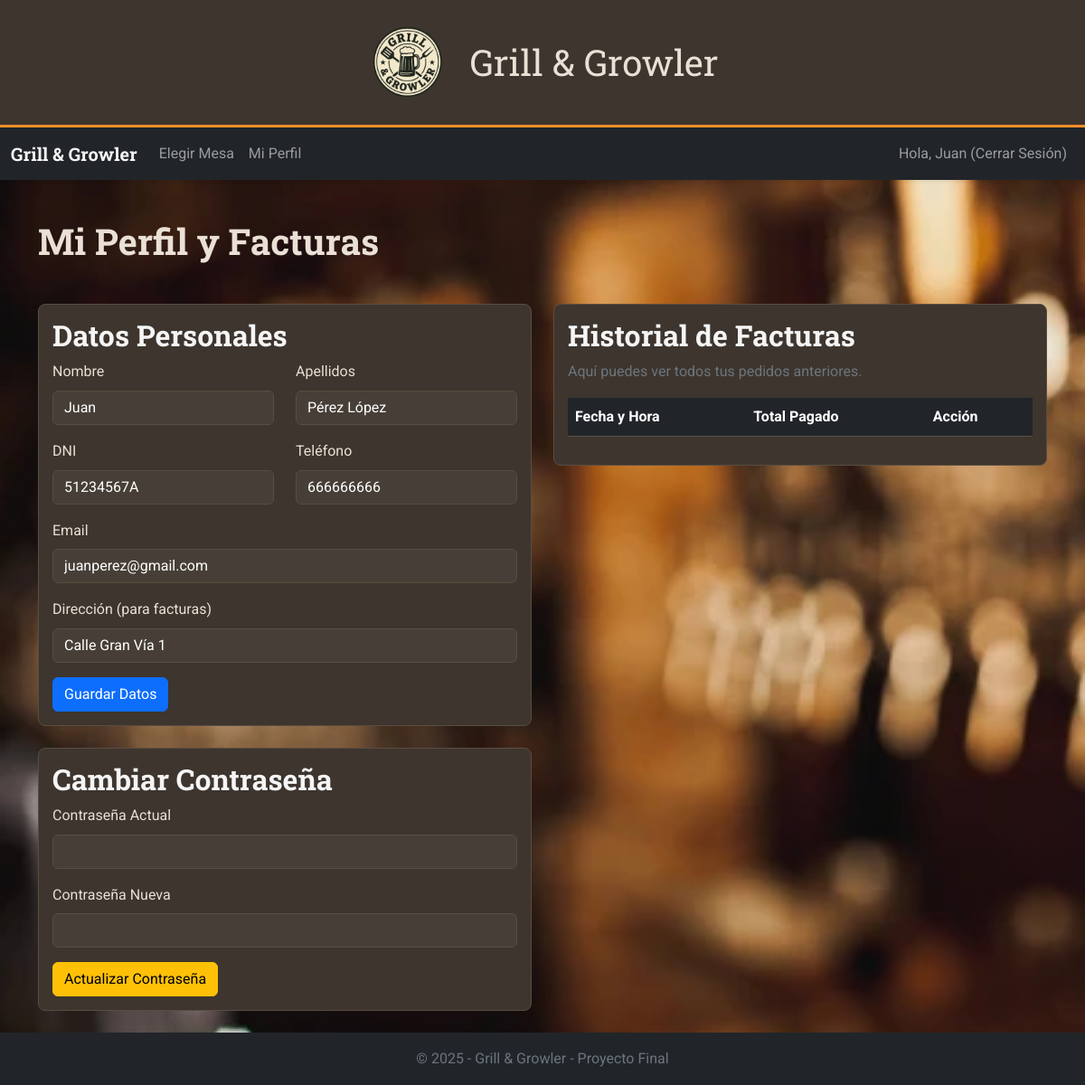
The page /Bootstrap/cliente/perfil.php (signed in) on the database as committed earlier.
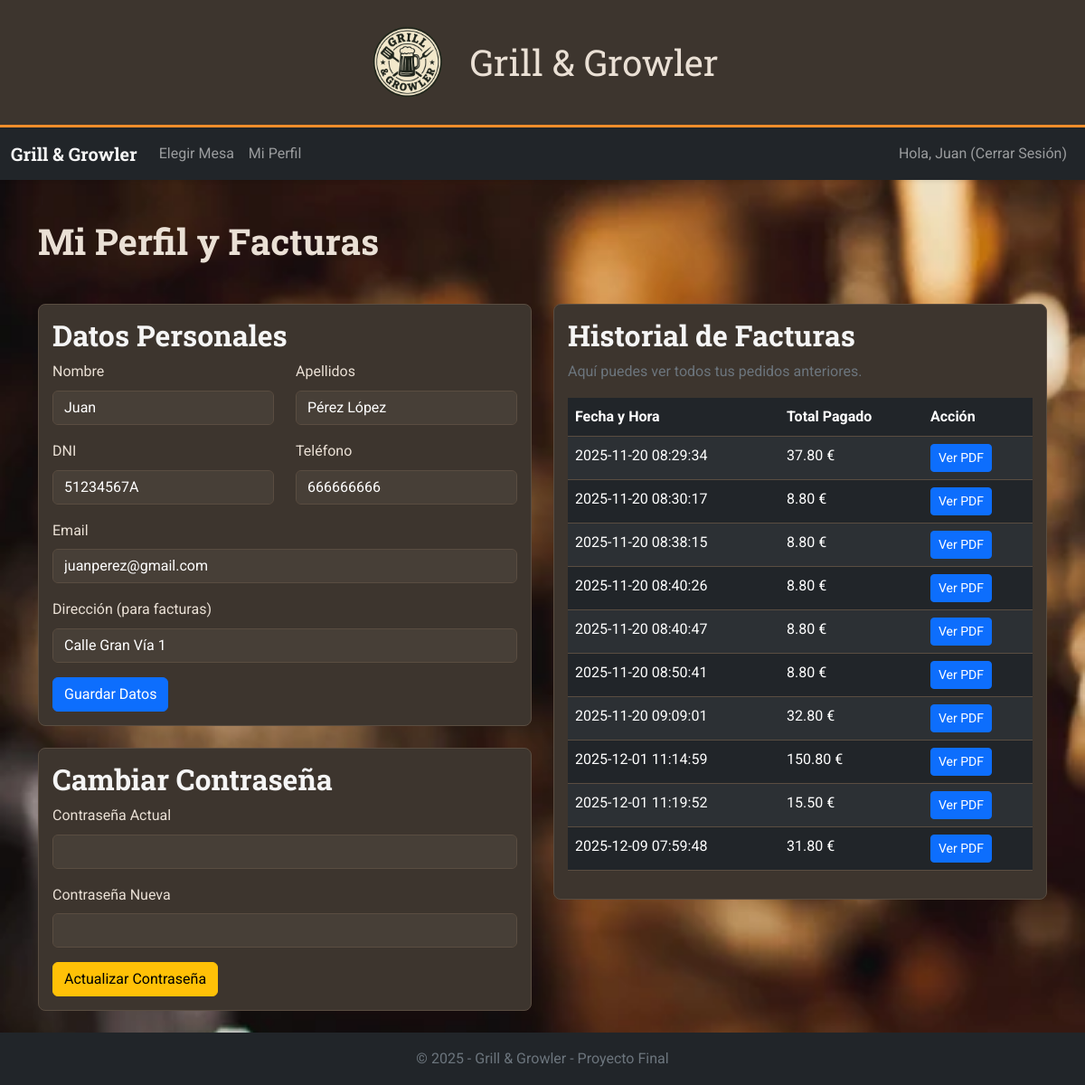
The same page on the database as committed later.
### tables this page shows
CREATE TABLE `usuarios` (
  `dni` varchar(10) NOT NULL,
  `nombre` varchar(50) NOT NULL,
  `apellidos` varchar(50) NOT NULL,
  `telefono` varchar(50) NOT NULL,
  `direccion` varchar(50) NOT NULL,
  `email` varchar(50) NOT NULL,
  `passwd` varchar(50) NOT NULL,
  `rol` int(11) NOT NULL COMMENT '1-encargado\r\n2-empleado\r\n3-cliente',
  `estado` tinyint(1) NOT NULL
);

CREATE TABLE `pedidos` (
  `idped` int(11) NOT NULL,
  `fechaHora` timestamp NOT NULL DEFAULT current_timestamp() ON UPDATE current_timestamp(),
  `usuario` varchar(10) NOT NULL,
  `estado` tinyint(1) NOT NULL COMMENT '0 - pendiente\r\n1- pagado',
  `idm` int(11) NOT NULL
);

### Bootstrap/cliente/perfil.php (the view, shortened to what this page needs)
<!DOCTYPE html>
<html lang="es">
<head>
    <link rel="stylesheet" href="../css/bootstrap.min.css">
    <link rel="stylesheet" href="../css/style.css">
</head>
<body class="d-flex flex-column min-vh-100">
    <?php
    include('../includes/header.php');
    if (isset($_SESSION['mesa_id'])) {
        include 'navbar_cliente.php';
    } else {
        include 'navbar_mesas.php';
    }
    include("../includes/conexion.php");
    $dni = $_SESSION['dni'];
    $consulta_datos = "SELECT * FROM usuarios WHERE dni = '$dni'";
    $result = mysqli_query($conn, $consulta_datos);
    $row = mysqli_fetch_array($result);
    $nombre = $row['nombre'];
    $apellidos = $row['apellidos'];
    $telefono = $row['telefono'];
    $direccion = $row['direccion'];
    $email = $row['email'];
    ?>
    <main class="container mt-4 flex-grow-1">
        <h1 class="titulo">Mi Perfil y Facturas</h1>
        <div class="row">
            <div class="col-lg-6">
                <div class="caja mb-4">
                    <h2>Datos Personales</h2>
                    <form action="actualizarDatos.php" method="POST">
                        <div class="row">
                            <div class="col-md-6 mb-3">
                                <label for="nombre" class="form-label">Nombre</label>
                                <input type="text" class="form-control" id="nombre" name="nombre" value="<?php if (isset($nombre)) echo $nombre; ?>">
                            </div>
                            <div class="col-md-6 mb-3">
                                <label for="apellidos" class="form-label">Apellidos</label>
                                <input type="text" class="form-control" id="apellidos" name="apellidos" value="<?php if (isset($apellidos)) echo $apellidos; ?>">
                            </div>
                        </div>
                        <div class="row">
                            <div class="col-md-6 mb-3">
                                <label for="dni" class="form-label">DNI</label>
                                <input type="text" class="form-control" id="dni" name="dni" value="<?php if (isset($dni)) echo $dni; ?>" maxlength="9" readonly>
                            </div>
                            <div class="col-md-6 mb-3">
                                <label for="telefono" class="form-label">Teléfono</label>
                                <input type="tel" class="form-control" id="telefono" name="telefono" value="<?php if (isset($telefono)) echo $telefono; ?>" maxlength="9">
                            </div>
                        </div>
                        <div class="mb-3">
                            <label for="email" class="form-label">Email</label>
                            <input type="email" class="form-control" id="email" name="email" value="<?php if (isset($email)) echo $email; ?>">
                        </div>
                        <div class="mb-3">
                            <label for="direccion" class="form-label">Dirección (para facturas)</label>
                            <input type="text" class="form-control" id="direccion" name="direccion" value="<?php if (isset($direccion)) echo $direccion; ?>">
                        </div>
                        <button type="submit" name="guardar_datos" class="btn btn-primary">Guardar Datos</button>
                    </form>
                </div>
                <div class="caja mb-4">
                    <h2>Cambiar Contraseña</h2>
                    <form action="actualizarDatos.php" method="POST">
                        <div class="mb-3">
                            <label for="pass_actual" class="form-label">Contraseña Actual</label>
                            <input type="password" class="form-control" id="pass_actual" name="pass_actual" required>
                        </div>
                        <div class="mb-3">
                            <label for="pass_nueva" class="form-label">Contraseña Nueva</label>
                            <input type="password" class="form-control" id="pass_nueva" name="pass_nueva" required>
                        </div>
                        <button type="submit" name="cambiar_pass" class="btn btn-warning">Actualizar Contraseña</button>
                    </form>
                </div>
            </div>
            <div class="col-lg-6">
                <div class="caja">
                    <h2>Historial de Facturas</h2>
                    <p class="text-muted">Aquí puedes ver todos tus pedidos anteriores.</p>
                    <div class="table-responsive">
                        <table class="table table-dark table-striped table-hover">
                            <thead>
                                <tr>
                                    <th>Fecha y Hora</th>
                                    <th>Total Pagado</th>
                                    <th>Acción</th>
                                </tr>
                            </thead>
                            <tbody>
                                <?php
                                include("../includes/conexion.php");
                                $dni = $_SESSION['dni'];
                                $consulta_pedidos = "SELECT * FROM pedidos WHERE usuario='$dni'";
                                $result1 = mysqli_query($conn, $consulta_pedidos);
                                if (mysqli_num_rows($result1) > 0) {
                                    while ($row1 = mysqli_fetch_array($result1)) {
                                        $total = 0;
                                        $idped = $row1['idped'];
                                        $fecha = $row1['fechaHora'];
                                        $consulta_pp = "SELECT SUM(p.precio) AS total
                                                        FROM pedido_producto pp, productos p
                                                        WHERE pp.idprod = p.idprod
                                                        AND pp.idped = '$idped'";
                                        $result2 = mysqli_query($conn, $consulta_pp);
                                        while ($row2 = mysqli_fetch_array($result2)) {
                                            $total = $row2['total'];
                                        }
                                        echo "<tr>";
                                        echo "<td>" . ($fecha) . "</td>";
                                        echo "<td>" . number_format($total, 2) . " €</td>";
                                        echo "<td>
                                                <a href='PDF/factura.php?id=" . $idped . "' class='btn btn-primary btn-sm'>Ver PDF</a>
                                            </td>";
                                        echo "</tr>";
                                    }
                                }
                                ?>
                            </tbody>
                        </table>
                    </div>
                </div>
            </div>
        </div>
    </main>
    <?php include '../includes/footer.php'; ?>
</body>
</html>

### Bootstrap/includes/header.php
<header class="brand-header">
    <div class="container-fluid text-center">
        <div class="row justify-content-center">
            <div class="col-auto">
                <img src="../img/LogoBG.png" width="90px" alt="">
            </div>
            <div class="col-auto brand-logo align-self-center" href="../index.php">
                <span class="brand-title">Grill & Growler</span>
            </div>
        </div>
    </div>
</header>

### Bootstrap/cliente/navbar_mesas.php (shortened to what this page needs)
<nav class="navbar navbar-expand-lg navbar-dark bg-dark shadow-sm">
  <div class="container-fluid">
    <a class="navbar-brand fw-bold" href="#">Grill & Growler</a>
    <div class="collapse navbar-collapse" id="navbarCliente">
      <ul class="navbar-nav me-auto mb-2 mb-lg-0">
        <li class="nav-item">
          <a class="nav-link" href="elegir_mesa.php">Elegir Mesa</a>
        </li>
        <li class="nav-item">
          <a class="nav-link" href="perfil.php">Mi Perfil</a>
        </li>
      </ul>
      <ul class="navbar-nav ms-auto mb-2 mb-lg-0">
         <li class="nav-item">
            <a class="nav-link" href="../logout.php">Hola, <?php echo $_SESSION['nombre'] ?> (Cerrar Sesión)</a>
        </li>
      </ul>
    </div>
  </div>
</nav>

### Bootstrap/includes/footer.php
<footer class="mt-auto bg-dark text-center text-muted py-3">
    <div class="container">
        &copy; <?php echo date('Y'); ?> - Grill & Growler - Proyecto Final
    </div>
</footer>

Rows that differ between the two databases and show on the page:
added pedidos: fechaHora "2025-11-20 08:29:34", total "37.80"
added pedidos: fechaHora "2025-11-20 08:30:17", total "8.80"
added pedidos: fechaHora "2025-11-20 08:38:15", total "8.80"
added pedidos: fechaHora "2025-11-20 08:40:26", total "8.80"
added pedidos: fechaHora "2025-11-20 08:40:47", total "8.80"
added pedidos: fechaHora "2025-11-20 08:50:41", total "8.80"
added pedidos: fechaHora "2025-11-20 09:09:01", total "32.80"
added pedidos: fechaHora "2025-12-01 11:14:59", total "150.80"
added pedidos: fechaHora "2025-12-01 11:19:52", total "15.50"
added pedidos: fechaHora "2025-12-09 07:59:48", total "31.80"
